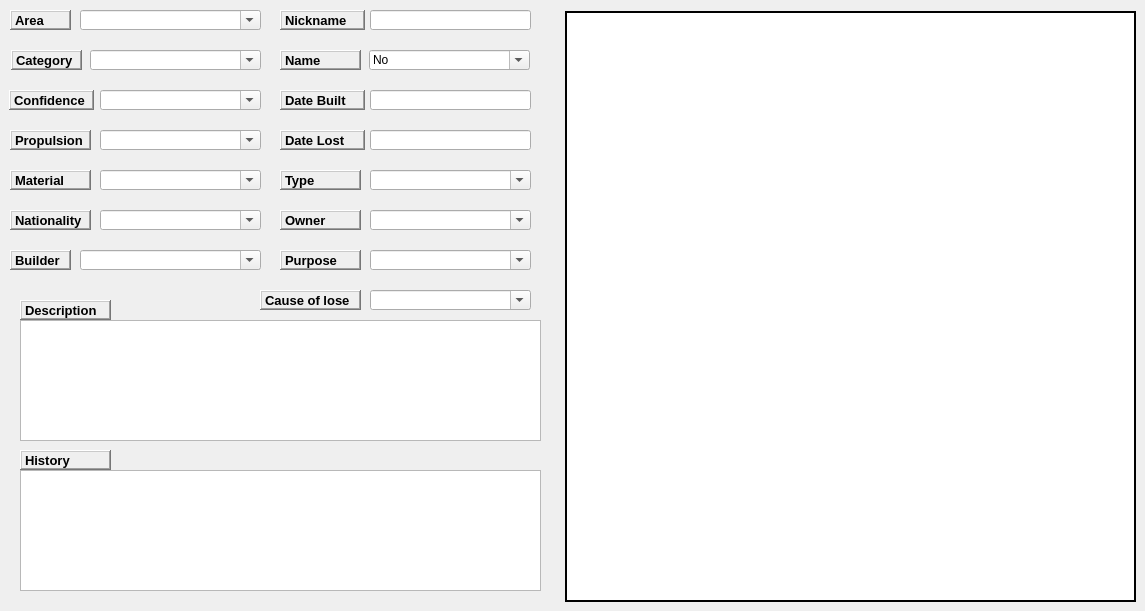
   <widget class="QWidget" name="tabWidgetPage1">
    <attribute name="icon">
     <iconset resource="../../resources/resources.qrc">
      <normaloff>:/icons/Shipwreck.png</normaloff>:/icons/Shipwreck.png</iconset>
    </attribute>
    <attribute name="title">
     <string>Details</string>
    </attribute>
    <widget class="QLineEdit" name="lineEdit_list">
     <property name="geometry">
      <rect>
       <x>870</x>
       <y>40</y>
       <width>61</width>
       <height>31</height>
      </rect>
     </property>
     <property name="text">
      <string>1</string>
     </property>
     <property name="readOnly">
      <bool>true</bool>
     </property>
     <property name="cursorMoveStyle">
      <enum>Qt::VisualMoveStyle</enum>
     </property>
    </widget>
    <widget class="QLabel" name="label_12">
     <property name="geometry">
      <rect>
       <x>870</x>
       <y>20</y>
       <width>61</width>
       <height>20</height>
      </rect>
     </property>
     <property name="frameShape">
      <enum>QFrame::Panel</enum>
     </property>
     <property name="text">
      <string>Qty</string>
     </property>
    </widget>
    <widget class="QListWidget" name="iconListWidget">
     <property name="geometry">
      <rect>
       <x>565</x>
       <y>11</y>
       <width>571</width>
       <height>591</height>
      </rect>
     </property>
     <property name="frameShape">
      <enum>QFrame::WinPanel</enum>
     </property>
     <property name="frameShadow">
      <enum>QFrame::Plain</enum>
     </property>
     <property name="showDropIndicator" stdset="0">
      <bool>true</bool>
     </property>
     <property name="dragEnabled">
      <bool>true</bool>
     </property>
     <property name="dragDropOverwriteMode">
      <bool>true</bool>
     </property>
     <property name="dragDropMode">
      <enum>QAbstractItemView::DragDrop</enum>
     </property>
     <property name="defaultDropAction">
      <enum>Qt::IgnoreAction</enum>
     </property>
     <property name="movement">
      <enum>QListView::Snap</enum>
     </property>
     <property name="isWrapping" stdset="0">
      <bool>true</bool>
     </property>
     <property name="resizeMode">
      <enum>QListView::Adjust</enum>
     </property>
     <property name="viewMode">
      <enum>QListView::IconMode</enum>
     </property>
     <property name="uniformItemSizes">
      <bool>true</bool>
     </property>
     <property name="wordWrap">
      <bool>true</bool>
     </property>
     <property name="selectionRectVisible">
      <bool>true</bool>
     </property>
     <property name="sortingEnabled">
      <bool>true</bool>
     </property>
    </widget>
    <widget class="QComboBox" name="comboBox_confidence">
     <property name="geometry">
      <rect>
       <x>100</x>
       <y>90</y>
       <width>161</width>
       <height>20</height>
      </rect>
     </property>
     <property name="minimumSize">
      <size>
       <width>100</width>
       <height>0</height>
      </size>
     </property>
     <property name="editable">
      <bool>true</bool>
     </property>
    </widget>
    <widget class="QLabel" name="label_10">
     <property name="geometry">
      <rect>
       <x>9</x>
       <y>90</y>
       <width>85</width>
       <height>20</height>
      </rect>
     </property>
     <property name="font">
      <font>
       <pointsize>10</pointsize>
       <weight>75</weight>
       <bold>true</bold>
      </font>
     </property>
     <property name="frameShape">
      <enum>QFrame::WinPanel</enum>
     </property>
     <property name="frameShadow">
      <enum>QFrame::Raised</enum>
     </property>
     <property name="text">
      <string>Confidence</string>
     </property>
    </widget>
    <widget class="QComboBox" name="comboBox_category">
     <property name="geometry">
      <rect>
       <x>90</x>
       <y>50</y>
       <width>171</width>
       <height>20</height>
      </rect>
     </property>
     <property name="minimumSize">
      <size>
       <width>100</width>
       <height>0</height>
      </size>
     </property>
     <property name="editable">
      <bool>true</bool>
     </property>
     <item>
      <property name="text">
       <string/>
      </property>
     </item>
     <item>
      <property name="text">
       <string>Wreck</string>
      </property>
     </item>
     <item>
      <property name="text">
       <string>Obstruction</string>
      </property>
     </item>
     <item>
      <property name="text">
       <string>Foul</string>
      </property>
     </item>
     <item>
      <property name="text">
       <string>Unknown</string>
      </property>
     </item>
    </widget>
    <widget class="QLabel" name="label_21">
     <property name="geometry">
      <rect>
       <x>11</x>
       <y>50</y>
       <width>71</width>
       <height>20</height>
      </rect>
     </property>
     <property name="font">
      <font>
       <pointsize>10</pointsize>
       <weight>75</weight>
       <bold>true</bold>
      </font>
     </property>
     <property name="frameShape">
      <enum>QFrame::WinPanel</enum>
     </property>
     <property name="frameShadow">
      <enum>QFrame::Raised</enum>
     </property>
     <property name="text">
      <string>Category</string>
     </property>
    </widget>
    <widget class="QLabel" name="label_48">
     <property name="geometry">
      <rect>
       <x>10</x>
       <y>10</y>
       <width>61</width>
       <height>20</height>
      </rect>
     </property>
     <property name="font">
      <font>
       <pointsize>10</pointsize>
       <weight>75</weight>
       <bold>true</bold>
      </font>
     </property>
     <property name="frameShape">
      <enum>QFrame::WinPanel</enum>
     </property>
     <property name="frameShadow">
      <enum>QFrame::Raised</enum>
     </property>
     <property name="text">
      <string>Area</string>
     </property>
    </widget>
    <widget class="QComboBox" name="comboBox_area">
     <property name="geometry">
      <rect>
       <x>80</x>
       <y>10</y>
       <width>181</width>
       <height>20</height>
      </rect>
     </property>
     <property name="minimumSize">
      <size>
       <width>150</width>
       <height>0</height>
      </size>
     </property>
     <property name="editable">
      <bool>true</bool>
     </property>
    </widget>
    <widget class="QLabel" name="label_50">
     <property name="geometry">
      <rect>
       <x>10</x>
       <y>130</y>
       <width>81</width>
       <height>20</height>
      </rect>
     </property>
     <property name="font">
      <font>
       <pointsize>10</pointsize>
       <weight>75</weight>
       <bold>true</bold>
      </font>
     </property>
     <property name="frameShape">
      <enum>QFrame::WinPanel</enum>
     </property>
     <property name="frameShadow">
      <enum>QFrame::Raised</enum>
     </property>
     <property name="text">
      <string>Propulsion</string>
     </property>
    </widget>
    <widget class="QComboBox" name="comboBox_propulsion">
     <property name="geometry">
      <rect>
       <x>100</x>
       <y>130</y>
       <width>161</width>
       <height>20</height>
      </rect>
     </property>
     <property name="minimumSize">
      <size>
       <width>150</width>
       <height>0</height>
      </size>
     </property>
     <property name="editable">
      <bool>true</bool>
     </property>
     <item>
      <property name="text">
       <string/>
      </property>
     </item>
     <item>
      <property name="text">
       <string>MV</string>
      </property>
     </item>
     <item>
      <property name="text">
       <string>Sail</string>
      </property>
     </item>
     <item>
      <property name="text">
       <string>Steam</string>
      </property>
     </item>
     <item>
      <property name="text">
       <string>Diesel</string>
      </property>
     </item>
    </widget>
    <widget class="QLabel" name="label_51">
     <property name="geometry">
      <rect>
       <x>10</x>
       <y>170</y>
       <width>81</width>
       <height>20</height>
      </rect>
     </property>
     <property name="font">
      <font>
       <pointsize>10</pointsize>
       <weight>75</weight>
       <bold>true</bold>
      </font>
     </property>
     <property name="frameShape">
      <enum>QFrame::WinPanel</enum>
     </property>
     <property name="frameShadow">
      <enum>QFrame::Raised</enum>
     </property>
     <property name="text">
      <string>Material</string>
     </property>
    </widget>
    <widget class="QComboBox" name="comboBox_material">
     <property name="geometry">
      <rect>
       <x>100</x>
       <y>170</y>
       <width>161</width>
       <height>20</height>
      </rect>
     </property>
     <property name="minimumSize">
      <size>
       <width>150</width>
       <height>0</height>
      </size>
     </property>
     <property name="editable">
      <bool>true</bool>
     </property>
     <item>
      <property name="text">
       <string/>
      </property>
     </item>
     <item>
      <property name="text">
       <string>Steel</string>
      </property>
     </item>
     <item>
      <property name="text">
       <string>Wood</string>
      </property>
     </item>
     <item>
      <property name="text">
       <string>Fiberglass</string>
      </property>
     </item>
    </widget>
    <widget class="QLabel" name="label_52">
     <property name="geometry">
      <rect>
       <x>10</x>
       <y>210</y>
       <width>81</width>
       <height>20</height>
      </rect>
     </property>
     <property name="font">
      <font>
       <pointsize>10</pointsize>
       <weight>75</weight>
       <bold>true</bold>
      </font>
     </property>
     <property name="frameShape">
      <enum>QFrame::WinPanel</enum>
     </property>
     <property name="frameShadow">
      <enum>QFrame::Raised</enum>
     </property>
     <property name="text">
      <string>Nationality</string>
     </property>
    </widget>
    <widget class="QComboBox" name="comboBox_nationality">
     <property name="geometry">
      <rect>
       <x>100</x>
       <y>210</y>
       <width>161</width>
       <height>20</height>
      </rect>
     </property>
     <property name="minimumSize">
      <size>
       <width>150</width>
       <height>0</height>
      </size>
     </property>
     <property name="editable">
      <bool>true</bool>
     </property>
    </widget>
    <widget class="QLabel" name="label_53">
     <property name="geometry">
      <rect>
       <x>10</x>
       <y>250</y>
       <width>61</width>
       <height>20</height>
      </rect>
     </property>
     <property name="font">
      <font>
       <pointsize>10</pointsize>
       <weight>75</weight>
       <bold>true</bold>
      </font>
     </property>
     <property name="frameShape">
      <enum>QFrame::WinPanel</enum>
     </property>
     <property name="frameShadow">
      <enum>QFrame::Raised</enum>
     </property>
     <property name="text">
      <string>Builder</string>
     </property>
    </widget>
    <widget class="QComboBox" name="comboBox_builder">
     <property name="geometry">
      <rect>
       <x>80</x>
       <y>250</y>
       <width>181</width>
       <height>20</height>
      </rect>
     </property>
     <property name="minimumSize">
      <size>
       <width>150</width>
       <height>0</height>
      </size>
     </property>
     <property name="editable">
      <bool>true</bool>
     </property>
    </widget>
    <widget class="QLabel" name="label_17">
     <property name="geometry">
      <rect>
       <x>280</x>
       <y>90</y>
       <width>85</width>
       <height>20</height>
      </rect>
     </property>
     <property name="font">
      <font>
       <pointsize>10</pointsize>
       <weight>75</weight>
       <bold>true</bold>
      </font>
     </property>
     <property name="frameShape">
      <enum>QFrame::WinPanel</enum>
     </property>
     <property name="frameShadow">
      <enum>QFrame::Raised</enum>
     </property>
     <property name="text">
      <string>Date Built</string>
     </property>
    </widget>
    <widget class="QLineEdit" name="lineEdit_date_built">
     <property name="geometry">
      <rect>
       <x>370</x>
       <y>90</y>
       <width>161</width>
       <height>20</height>
      </rect>
     </property>
    </widget>
    <widget class="QComboBox" name="comboBox_type">
     <property name="geometry">
      <rect>
       <x>370</x>
       <y>170</y>
       <width>161</width>
       <height>20</height>
      </rect>
     </property>
     <property name="minimumSize">
      <size>
       <width>150</width>
       <height>0</height>
      </size>
     </property>
     <property name="editable">
      <bool>true</bool>
     </property>
     <item>
      <property name="text">
       <string/>
      </property>
     </item>
     <item>
      <property name="text">
       <string>Cointainer ship</string>
      </property>
     </item>
     <item>
      <property name="text">
       <string>Patrol Boat</string>
      </property>
     </item>
     <item>
      <property name="text">
       <string>Battleship</string>
      </property>
     </item>
     <item>
      <property name="text">
       <string>Tanker</string>
      </property>
     </item>
     <item>
      <property name="text">
       <string>Submarine</string>
      </property>
     </item>
     <item>
      <property name="text">
       <string>Passenger ship</string>
      </property>
     </item>
     <item>
      <property name="text">
       <string>Ocean linear</string>
      </property>
     </item>
    </widget>
    <widget class="QLabel" name="label_55">
     <property name="geometry">
      <rect>
       <x>280</x>
       <y>170</y>
       <width>81</width>
       <height>20</height>
      </rect>
     </property>
     <property name="font">
      <font>
       <pointsize>10</pointsize>
       <weight>75</weight>
       <bold>true</bold>
      </font>
     </property>
     <property name="frameShape">
      <enum>QFrame::WinPanel</enum>
     </property>
     <property name="frameShadow">
      <enum>QFrame::Raised</enum>
     </property>
     <property name="text">
      <string>Type</string>
     </property>
    </widget>
    <widget class="QComboBox" name="comboBox_owner">
     <property name="geometry">
      <rect>
       <x>370</x>
       <y>210</y>
       <width>161</width>
       <height>20</height>
      </rect>
     </property>
     <property name="minimumSize">
      <size>
       <width>150</width>
       <height>0</height>
      </size>
     </property>
     <property name="editable">
      <bool>true</bool>
     </property>
    </widget>
    <widget class="QLabel" name="label_56">
     <property name="geometry">
      <rect>
       <x>280</x>
       <y>210</y>
       <width>81</width>
       <height>20</height>
      </rect>
     </property>
     <property name="font">
      <font>
       <pointsize>10</pointsize>
       <weight>75</weight>
       <bold>true</bold>
      </font>
     </property>
     <property name="frameShape">
      <enum>QFrame::WinPanel</enum>
     </property>
     <property name="frameShadow">
      <enum>QFrame::Raised</enum>
     </property>
     <property name="text">
      <string>Owner</string>
     </property>
    </widget>
    <widget class="QComboBox" name="comboBox_purpose">
     <property name="geometry">
      <rect>
       <x>370</x>
       <y>250</y>
       <width>161</width>
       <height>20</height>
      </rect>
     </property>
     <property name="minimumSize">
      <size>
       <width>150</width>
       <height>0</height>
      </size>
     </property>
     <property name="editable">
      <bool>true</bool>
     </property>
    </widget>
    <widget class="QLabel" name="label_57">
     <property name="geometry">
      <rect>
       <x>280</x>
       <y>250</y>
       <width>81</width>
       <height>20</height>
      </rect>
     </property>
     <property name="font">
      <font>
       <pointsize>10</pointsize>
       <weight>75</weight>
       <bold>true</bold>
      </font>
     </property>
     <property name="frameShape">
      <enum>QFrame::WinPanel</enum>
     </property>
     <property name="frameShadow">
      <enum>QFrame::Raised</enum>
     </property>
     <property name="text">
      <string>Purpose</string>
     </property>
    </widget>
    <widget class="QComboBox" name="comboBox_cause">
     <property name="geometry">
      <rect>
       <x>370</x>
       <y>290</y>
       <width>161</width>
       <height>20</height>
      </rect>
     </property>
     <property name="minimumSize">
      <size>
       <width>150</width>
       <height>0</height>
      </size>
     </property>
     <property name="editable">
      <bool>true</bool>
     </property>
     <item>
      <property name="text">
       <string/>
      </property>
     </item>
     <item>
      <property name="text">
       <string>Ran aground</string>
      </property>
     </item>
     <item>
      <property name="text">
       <string>Capsized</string>
      </property>
     </item>
     <item>
      <property name="text">
       <string>Conflict</string>
      </property>
     </item>
     <item>
      <property name="text">
       <string>Collision</string>
      </property>
     </item>
     <item>
      <property name="text">
       <string>Crash</string>
      </property>
     </item>
     <item>
      <property name="text">
       <string>Foundered</string>
      </property>
     </item>
     <item>
      <property name="text">
       <string>Water Leakage</string>
      </property>
     </item>
     <item>
      <property name="text">
       <string>Scuttled</string>
      </property>
     </item>
     <item>
      <property name="text">
       <string>Explosion</string>
      </property>
     </item>
     <item>
      <property name="text">
       <string>Rammed</string>
      </property>
     </item>
     <item>
      <property name="text">
       <string>Fire</string>
      </property>
     </item>
    </widget>
    <widget class="QLabel" name="label_58">
     <property name="geometry">
      <rect>
       <x>260</x>
       <y>290</y>
       <width>101</width>
       <height>20</height>
      </rect>
     </property>
     <property name="font">
      <font>
       <pointsize>10</pointsize>
       <weight>75</weight>
       <bold>true</bold>
      </font>
     </property>
     <property name="frameShape">
      <enum>QFrame::WinPanel</enum>
     </property>
     <property name="frameShadow">
      <enum>QFrame::Raised</enum>
     </property>
     <property name="text">
      <string>Cause of lose</string>
     </property>
    </widget>
    <widget class="QTextEdit" name="textEdit_description">
     <property name="geometry">
      <rect>
       <x>20</x>
       <y>320</y>
       <width>521</width>
       <height>121</height>
      </rect>
     </property>
    </widget>
    <widget class="QTextEdit" name="textEdit_history">
     <property name="geometry">
      <rect>
       <x>20</x>
       <y>470</y>
       <width>521</width>
       <height>121</height>
      </rect>
     </property>
    </widget>
    <widget class="QLabel" name="label_59">
     <property name="geometry">
      <rect>
       <x>20</x>
       <y>300</y>
       <width>91</width>
       <height>20</height>
      </rect>
     </property>
     <property name="font">
      <font>
       <pointsize>10</pointsize>
       <weight>75</weight>
       <bold>true</bold>
      </font>
     </property>
     <property name="frameShape">
      <enum>QFrame::WinPanel</enum>
     </property>
     <property name="frameShadow">
      <enum>QFrame::Raised</enum>
     </property>
     <property name="text">
      <string>Description</string>
     </property>
    </widget>
    <widget class="QLabel" name="label_60">
     <property name="geometry">
      <rect>
       <x>20</x>
       <y>450</y>
       <width>91</width>
       <height>20</height>
      </rect>
     </property>
     <property name="font">
      <font>
       <pointsize>10</pointsize>
       <weight>75</weight>
       <bold>true</bold>
      </font>
     </property>
     <property name="frameShape">
      <enum>QFrame::WinPanel</enum>
     </property>
     <property name="frameShadow">
      <enum>QFrame::Raised</enum>
     </property>
     <property name="text">
      <string>History</string>
     </property>
    </widget>
    <widget class="QLabel" name="label_18">
     <property name="geometry">
      <rect>
       <x>280</x>
       <y>130</y>
       <width>85</width>
       <height>20</height>
      </rect>
     </property>
     <property name="font">
      <font>
       <pointsize>10</pointsize>
       <weight>75</weight>
       <bold>true</bold>
      </font>
     </property>
     <property name="frameShape">
      <enum>QFrame::WinPanel</enum>
     </property>
     <property name="frameShadow">
      <enum>QFrame::Raised</enum>
     </property>
     <property name="text">
      <string>Date Lost</string>
     </property>
    </widget>
    <widget class="QLineEdit" name="lineEdit_date_lost">
     <property name="geometry">
      <rect>
       <x>370</x>
       <y>130</y>
       <width>161</width>
       <height>20</height>
      </rect>
     </property>
    </widget>
    <widget class="QLineEdit" name="lineEdit_nickname">
     <property name="geometry">
      <rect>
       <x>370</x>
       <y>10</y>
       <width>161</width>
       <height>20</height>
      </rect>
     </property>
     <property name="text">
      <string/>
     </property>
    </widget>
    <widget class="QLabel" name="label_26">
     <property name="geometry">
      <rect>
       <x>280</x>
       <y>10</y>
       <width>85</width>
       <height>20</height>
      </rect>
     </property>
     <property name="font">
      <font>
       <pointsize>10</pointsize>
       <weight>75</weight>
       <bold>true</bold>
      </font>
     </property>
     <property name="frameShape">
      <enum>QFrame::WinPanel</enum>
     </property>
     <property name="frameShadow">
      <enum>QFrame::Raised</enum>
     </property>
     <property name="text">
      <string>Nickname</string>
     </property>
    </widget>
    <widget class="QLabel" name="label_64">
     <property name="geometry">
      <rect>
       <x>280</x>
       <y>50</y>
       <width>81</width>
       <height>20</height>
      </rect>
     </property>
     <property name="font">
      <font>
       <pointsize>10</pointsize>
       <weight>75</weight>
       <bold>true</bold>
      </font>
     </property>
     <property name="frameShape">
      <enum>QFrame::WinPanel</enum>
     </property>
     <property name="frameShadow">
      <enum>QFrame::Raised</enum>
     </property>
     <property name="text">
      <string>Name</string>
     </property>
    </widget>
    <widget class="QComboBox" name="comboBox_name">
     <property name="geometry">
      <rect>
       <x>369</x>
       <y>50</y>
       <width>161</width>
       <height>20</height>
      </rect>
     </property>
     <property name="minimumSize">
      <size>
       <width>150</width>
       <height>0</height>
      </size>
     </property>
     <property name="editable">
      <bool>true</bool>
     </property>
     <item>
      <property name="text">
       <string>No</string>
      </property>
     </item>
     <item>
      <property name="text">
       <string>Yes</string>
      </property>
     </item>
    </widget>
   </widget>
